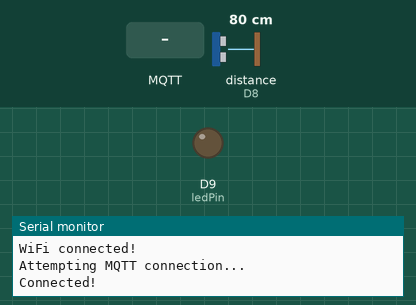
Simulated run of this sketch. Board: Arduino MKR. Shown: output pins drawn as LEDs (lit = HIGH), the last lines printed to the serial monitor. Wiring (inferred from the names in the program): ultrasonic range finder: trigger D7; echo D8. Dashed ring = blinking. The test bench sets the inputs (shaded band); at power-on: distance to the obstacle (sensor on D8) 80 cm. The echo pulse lasts 58.3 µs per cm; WiFi joins after 1.5 s; servers stay silent unless stated; no MQTT or app messages arrive unless stated; not simulated (calls return 0 or success): secret.h; pins used as bus, display or sensor lines are not drawn.

Above: at 7.7 s.
7.8 s: MQTT message "Pat" arrives on the first subscribed topic
At 8.9 s:
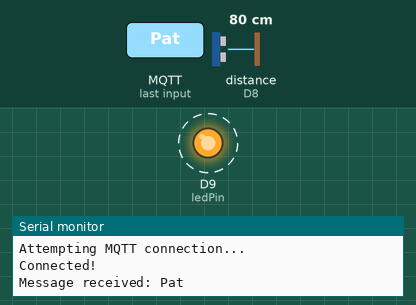
11.5 s: MQTT message "Wave" arrives on the first subscribed topic
At 13.6 s:
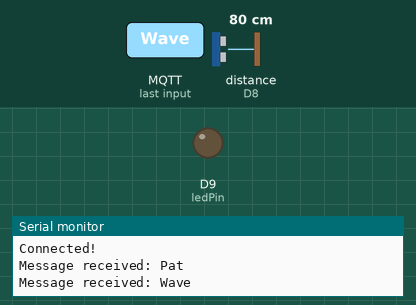
Timing chart, 0 to 15.1 s (numbered marks = the images above; inputs shaded):
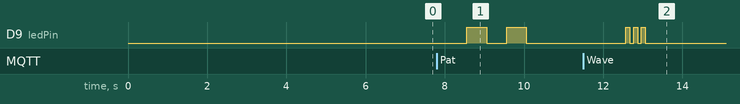

The sketch:

mqtt.ino
```cpp
#include <PubSubClient.h>
#include <WiFiNINA.h>
#include "secret.h"

// MQTT Broker settings
const char* mqtt_broker = "mqtt-dashboard.com";
const char* topic = "SIT210/wave";
const int mqtt_port = 1883;

// Ultrasonic Sensor Pins
const int trigPin = 7;
const int echoPin = 8;

// LED Pin
const int ledPin = 9;

WiFiClient espClient;
PubSubClient client(espClient);

void setup() {
  Serial.begin(9600);
  while (!Serial) {}
  connectWifi();
  client.setServer(mqtt_broker, mqtt_port);
  client.setCallback(callback);

  pinMode(trigPin, OUTPUT);
  pinMode(echoPin, INPUT);
  pinMode(ledPin, OUTPUT);
}

void loop() {
  if (!client.connected()) {
    reconnect();
  }
  client.loop();

  long duration, distance;
  digitalWrite(trigPin, LOW);
  delayMicroseconds(2);
  digitalWrite(trigPin, HIGH);
  delayMicroseconds(10);
  digitalWrite(trigPin, LOW);

  duration = pulseIn(echoPin, HIGH);
  distance = duration * 0.034 / 2;

  if (distance < 30) {
    client.publish(topic, "Pat detected!");
  }

  if (distance >= 30 && distance < 100) {
    client.publish(topic, "Wave detected!");
  }

  delay(2000); // Delay between measurements
}

void connectWifi() {
  if(WiFi.status() != WL_CONNECTED){
    Serial.print("Attempting to connect to SSID: ");
    Serial.println(SECRET_SSID);
    while(WiFi.status() != WL_CONNECTED){
      WiFi.begin(SECRET_SSID, SECRET_PASS);
      Serial.print(".");
      delay(5000);
    }
  }
  Serial.println("\nWiFi connected!");
}

void callback(char* topic, byte* payload, unsigned int length) {
  Serial.print("Message received: ");
  String message;
  for (int i = 0; i < length; i++) {
    message += (char)payload[i];
  }
  Serial.println(message);

  // Determine action based on message content
  if (message.indexOf("Wave") > -1) {
    // Flash LED 3 times quickly
    for (int i = 0; i < 3; i++) {
      digitalWrite(ledPin, HIGH);
      delay(100);
      digitalWrite(ledPin, LOW);
      delay(100);
    }
  } else if (message.indexOf("Pat") > -1) {
    // Flash LED 2 times slowly
    for (int i = 0; i < 2; i++) {
      digitalWrite(ledPin, HIGH);
      delay(500);
      digitalWrite(ledPin, LOW);
      delay(500);
    }
  }
}

void reconnect() {
  while (!client.connected()) {
    Serial.println("Attempting MQTT connection...");
    if (client.connect("Arduino33IoT")) {
      Serial.println("Connected!");
      client.subscribe(topic);
    } else {
      Serial.print("failed, rc=");
      Serial.print(client.state());
      Serial.println(" try again in 5 seconds");
      delay(5000);
    }
  }
}
```

Measured:
- after the input at 7.8 s, D9 (ledPin): alternates HIGH for 0.50 s and LOW for 0.50 s, 4 changes in all, then stays LOW, starting after 0.76 s
- after the input at 11.5 s, D9 (ledPin): alternates HIGH for 0.10 s and LOW for 0.10 s, 6 changes in all, then stays LOW, starting after 1.1 s
